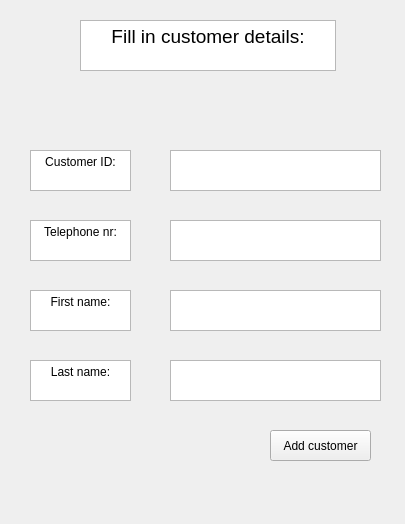
<?xml version="1.0" encoding="UTF-8"?>
<ui version="4.0">
 <class>AddcustomerWindow</class>
 <widget class="QWidget" name="AddcustomerWindow">
  <property name="geometry">
   <rect>
    <x>0</x>
    <y>0</y>
    <width>405</width>
    <height>524</height>
   </rect>
  </property>
  <property name="windowTitle">
   <string>Form</string>
  </property>
  <widget class="QPushButton" name="addCustomerButton">
   <property name="geometry">
    <rect>
     <x>270</x>
     <y>430</y>
     <width>101</width>
     <height>31</height>
    </rect>
   </property>
   <property name="text">
    <string>Add customer</string>
   </property>
  </widget>
  <widget class="QTextBrowser" name="textBrowser_3">
   <property name="geometry">
    <rect>
     <x>30</x>
     <y>360</y>
     <width>101</width>
     <height>41</height>
    </rect>
   </property>
   <property name="html">
    <string>&lt;!DOCTYPE HTML PUBLIC &quot;-//W3C//DTD HTML 4.0//EN&quot; &quot;http://www.w3.org/TR/REC-html40/strict.dtd&quot;&gt;
&lt;html&gt;&lt;head&gt;&lt;meta name=&quot;qrichtext&quot; content=&quot;1&quot; /&gt;&lt;meta charset=&quot;utf-8&quot; /&gt;&lt;style type=&quot;text/css&quot;&gt;
p, li { white-space: pre-wrap; }
hr { height: 1px; border-width: 0; }
li.unchecked::marker { content: &quot;\2610&quot;; }
li.checked::marker { content: &quot;\2612&quot;; }
&lt;/style&gt;&lt;/head&gt;&lt;body style=&quot; font-family:'Segoe UI'; font-size:9pt; font-weight:400; font-style:normal;&quot;&gt;
&lt;p align=&quot;center&quot; style=&quot; margin-top:0px; margin-bottom:0px; margin-left:0px; margin-right:0px; -qt-block-indent:0; text-indent:0px;&quot;&gt;Last name:&lt;/p&gt;&lt;/body&gt;&lt;/html&gt;</string>
   </property>
  </widget>
  <widget class="QPlainTextEdit" name="Firstname">
   <property name="geometry">
    <rect>
     <x>170</x>
     <y>290</y>
     <width>211</width>
     <height>41</height>
    </rect>
   </property>
  </widget>
  <widget class="QPlainTextEdit" name="TeleNr">
   <property name="geometry">
    <rect>
     <x>170</x>
     <y>220</y>
     <width>211</width>
     <height>41</height>
    </rect>
   </property>
  </widget>
  <widget class="QPlainTextEdit" name="Lastname">
   <property name="geometry">
    <rect>
     <x>170</x>
     <y>360</y>
     <width>211</width>
     <height>41</height>
    </rect>
   </property>
  </widget>
  <widget class="QTextBrowser" name="textBrowser">
   <property name="geometry">
    <rect>
     <x>80</x>
     <y>20</y>
     <width>256</width>
     <height>51</height>
    </rect>
   </property>
   <property name="html">
    <string>&lt;!DOCTYPE HTML PUBLIC &quot;-//W3C//DTD HTML 4.0//EN&quot; &quot;http://www.w3.org/TR/REC-html40/strict.dtd&quot;&gt;
&lt;html&gt;&lt;head&gt;&lt;meta name=&quot;qrichtext&quot; content=&quot;1&quot; /&gt;&lt;meta charset=&quot;utf-8&quot; /&gt;&lt;style type=&quot;text/css&quot;&gt;
p, li { white-space: pre-wrap; }
hr { height: 1px; border-width: 0; }
li.unchecked::marker { content: &quot;\2610&quot;; }
li.checked::marker { content: &quot;\2612&quot;; }
&lt;/style&gt;&lt;/head&gt;&lt;body style=&quot; font-family:'Segoe UI'; font-size:9pt; font-weight:400; font-style:normal;&quot;&gt;
&lt;p align=&quot;center&quot; style=&quot; margin-top:0px; margin-bottom:0px; margin-left:0px; margin-right:0px; -qt-block-indent:0; text-indent:0px;&quot;&gt;&lt;span style=&quot; font-size:14pt;&quot;&gt;Fill in customer details:&lt;/span&gt;&lt;/p&gt;&lt;/body&gt;&lt;/html&gt;</string>
   </property>
  </widget>
  <widget class="QTextBrowser" name="textBrowser_4">
   <property name="geometry">
    <rect>
     <x>30</x>
     <y>220</y>
     <width>101</width>
     <height>41</height>
    </rect>
   </property>
   <property name="html">
    <string>&lt;!DOCTYPE HTML PUBLIC &quot;-//W3C//DTD HTML 4.0//EN&quot; &quot;http://www.w3.org/TR/REC-html40/strict.dtd&quot;&gt;
&lt;html&gt;&lt;head&gt;&lt;meta name=&quot;qrichtext&quot; content=&quot;1&quot; /&gt;&lt;meta charset=&quot;utf-8&quot; /&gt;&lt;style type=&quot;text/css&quot;&gt;
p, li { white-space: pre-wrap; }
hr { height: 1px; border-width: 0; }
li.unchecked::marker { content: &quot;\2610&quot;; }
li.checked::marker { content: &quot;\2612&quot;; }
&lt;/style&gt;&lt;/head&gt;&lt;body style=&quot; font-family:'Segoe UI'; font-size:9pt; font-weight:400; font-style:normal;&quot;&gt;
&lt;p align=&quot;center&quot; style=&quot; margin-top:0px; margin-bottom:0px; margin-left:0px; margin-right:0px; -qt-block-indent:0; text-indent:0px;&quot;&gt;Telephone nr:&lt;/p&gt;&lt;/body&gt;&lt;/html&gt;</string>
   </property>
  </widget>
  <widget class="QPlainTextEdit" name="CustomerID">
   <property name="geometry">
    <rect>
     <x>170</x>
     <y>150</y>
     <width>211</width>
     <height>41</height>
    </rect>
   </property>
  </widget>
  <widget class="QTextBrowser" name="textBrowser_2">
   <property name="geometry">
    <rect>
     <x>30</x>
     <y>290</y>
     <width>101</width>
     <height>41</height>
    </rect>
   </property>
   <property name="html">
    <string>&lt;!DOCTYPE HTML PUBLIC &quot;-//W3C//DTD HTML 4.0//EN&quot; &quot;http://www.w3.org/TR/REC-html40/strict.dtd&quot;&gt;
&lt;html&gt;&lt;head&gt;&lt;meta name=&quot;qrichtext&quot; content=&quot;1&quot; /&gt;&lt;meta charset=&quot;utf-8&quot; /&gt;&lt;style type=&quot;text/css&quot;&gt;
p, li { white-space: pre-wrap; }
hr { height: 1px; border-width: 0; }
li.unchecked::marker { content: &quot;\2610&quot;; }
li.checked::marker { content: &quot;\2612&quot;; }
&lt;/style&gt;&lt;/head&gt;&lt;body style=&quot; font-family:'Segoe UI'; font-size:9pt; font-weight:400; font-style:normal;&quot;&gt;
&lt;p align=&quot;center&quot; style=&quot; margin-top:0px; margin-bottom:0px; margin-left:0px; margin-right:0px; -qt-block-indent:0; text-indent:0px;&quot;&gt;First name:&lt;/p&gt;&lt;/body&gt;&lt;/html&gt;</string>
   </property>
  </widget>
  <widget class="QTextBrowser" name="textBrowser_5">
   <property name="geometry">
    <rect>
     <x>30</x>
     <y>150</y>
     <width>101</width>
     <height>41</height>
    </rect>
   </property>
   <property name="html">
    <string>&lt;!DOCTYPE HTML PUBLIC &quot;-//W3C//DTD HTML 4.0//EN&quot; &quot;http://www.w3.org/TR/REC-html40/strict.dtd&quot;&gt;
&lt;html&gt;&lt;head&gt;&lt;meta name=&quot;qrichtext&quot; content=&quot;1&quot; /&gt;&lt;meta charset=&quot;utf-8&quot; /&gt;&lt;style type=&quot;text/css&quot;&gt;
p, li { white-space: pre-wrap; }
hr { height: 1px; border-width: 0; }
li.unchecked::marker { content: &quot;\2610&quot;; }
li.checked::marker { content: &quot;\2612&quot;; }
&lt;/style&gt;&lt;/head&gt;&lt;body style=&quot; font-family:'Segoe UI'; font-size:9pt; font-weight:400; font-style:normal;&quot;&gt;
&lt;p align=&quot;center&quot; style=&quot; margin-top:0px; margin-bottom:0px; margin-left:0px; margin-right:0px; -qt-block-indent:0; text-indent:0px;&quot;&gt;Customer ID:&lt;/p&gt;&lt;/body&gt;&lt;/html&gt;</string>
   </property>
  </widget>
 </widget>
 <resources/>
 <connections/>
</ui>
